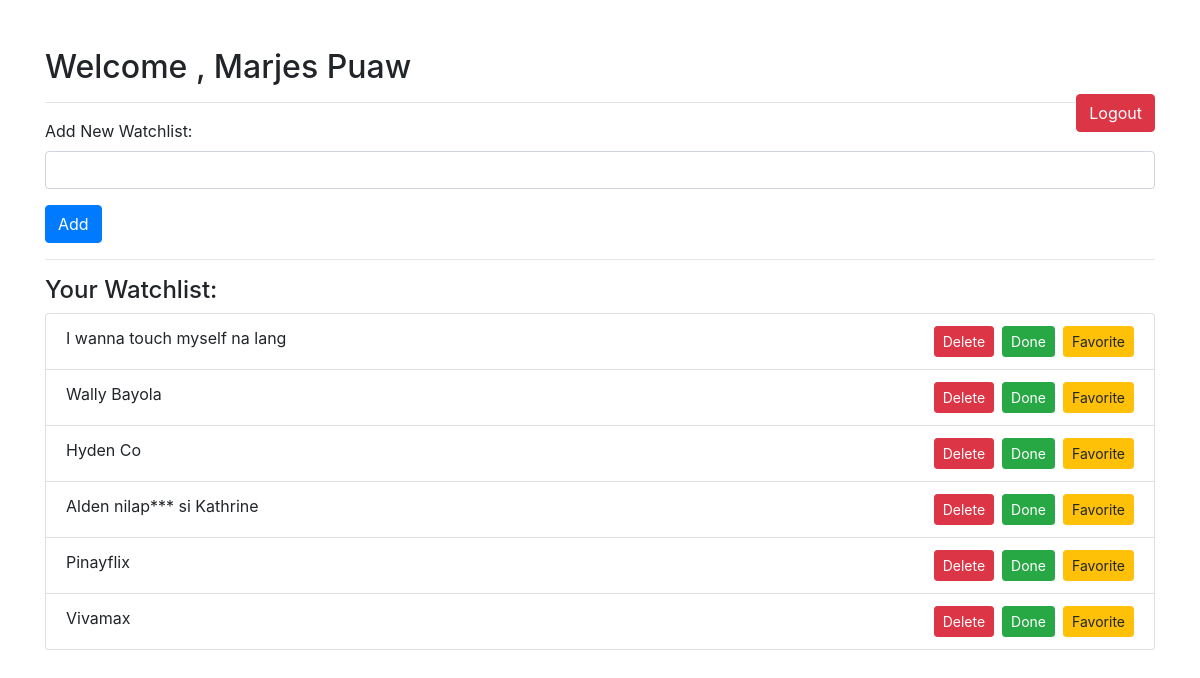
The app's page /dashboard (signed in) with its own data.
### tables this page shows
CREATE TABLE user_data (
                    id INTEGER PRIMARY KEY AUTOINCREMENT,
                    user_id INTEGER NOT NULL,
                    data TEXT NOT NULL,
                    favorite BOOLEAN DEFAULT 0,
                    done BOOLEAN DEFAULT 0,
                    FOREIGN KEY (user_id) REFERENCES users (id)
                );

### app.py (the view)
@app.route('/dashboard')
def dashboard():
    if 'user_id' not in session or session['username'] == 'ADMIN123':
        return redirect(url_for('index'))
    user_data = query_db("SELECT * FROM user_data WHERE user_id = ?", (session['user_id'],))
    return render_template('dashboard.html', user_data=user_data)

### app.py (called while the page is built)
def query_db(query, args=(), one=False):
    conn = sqlite3.connect('app.db')
    c = conn.cursor()
    c.execute(query, args)
    rv = c.fetchall()
    conn.commit()
    conn.close()
    return (rv[0] if rv else None) if one else rv

### templates/dashboard.html (shortened to what this page needs)
<!DOCTYPE html>
<html lang="en">
<head>
  <link rel="stylesheet" href="https://cdn.jsdelivr.net/npm/bootstrap@4.6.2/dist/css/bootstrap.min.css">
</head>
<body>
<div class="container mt-5">
  <h2>Welcome , {{ session['username'] }} Puaw </h2>
  <a href="/logout" class="btn btn-danger float-right">Logout</a>
  <hr>
  <form action="/add_data" method="POST">
    <div class="form-group">
      <label for="data">Add New Watchlist:</label>
      <input type="text" class="form-control" id="data" name="data" required>
    </div>
    <button type="submit" class="btn btn-primary">Add</button>
  </form>
  <hr>
  <h4>Your Watchlist:</h4>
  <ul class="list-group">
    {% for item in user_data %}
    <li class="list-group-item">
      {{ item[2] }}
      <a href="/toggle/{{ item[0] }}/favorite" class="btn btn-warning btn-sm float-right ml-2">{{ 'Unfavorite' if item[3] else 'Favorite' }}</a>
      <a href="/toggle/{{ item[0] }}/done" class="btn btn-success btn-sm float-right ml-2">{{ 'Undone' if item[4] else 'Done' }}</a>
      <a href="/delete_item/{{ item[0] }}" class="btn btn-danger btn-sm float-right ml-2">Delete</a>
    </li>
    {% endfor %}
  </ul>
</div>
</body>
</html>

### records on screen
user_data: data "I wanna touch myself na lang", favorite "Favorite", done "Done"
user_data: data "Wally Bayola", favorite "Favorite", done "Done"
user_data: data "Hyden Co", favorite "Favorite", done "Done"
user_data: data "Alden nilap*** si Kathrine", favorite "Favorite", done "Done"
user_data: data "Pinayflix", favorite "Favorite", done "Done"
user_data: data "Vivamax", favorite "Favorite", done "Done"

### other values on screen
{{ session['username'] }} "Marjes"
